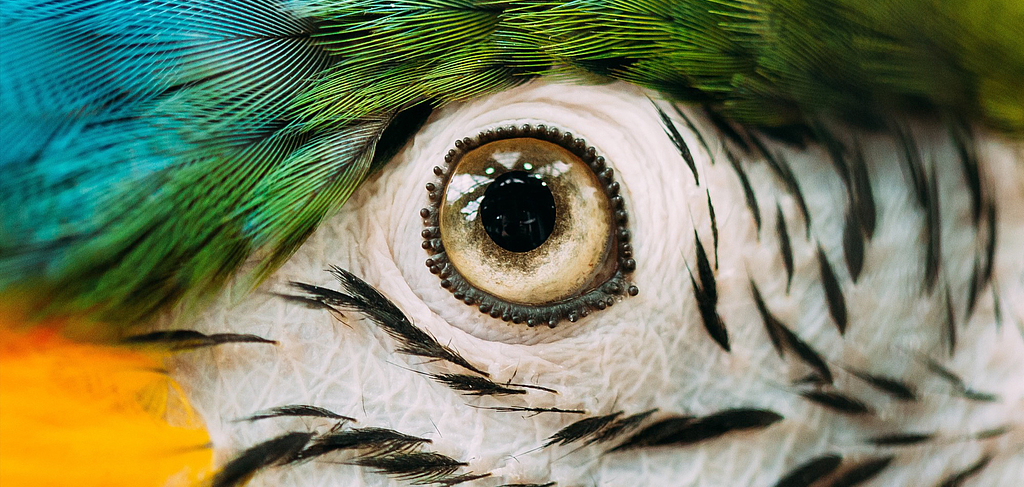
#> input picture Milestone 4. Task 3/milestone4task3_picture.jpeg, 1024 x 487 px
$ python milestone4task3_part1.py
#> lines starting #> are read from the running program, lines starting #| are printed output that depends on the picture
from PIL import Image
import numpy as np
import matplotlib.pyplot as plt

# Load the image provided by the user
image_path = 'milestone4task3_picture.jpeg'
image = Image.open(image_path)
#> image is the input picture: PIL image 1024x487 RGB; mean R, G, B 118.5, 126.6, 98.5

# Convert the image into a NumPy array
image_array = np.array(image)

# Extracting the Red, Green, and Blue channels
red_channel = image_array[:,:,0]
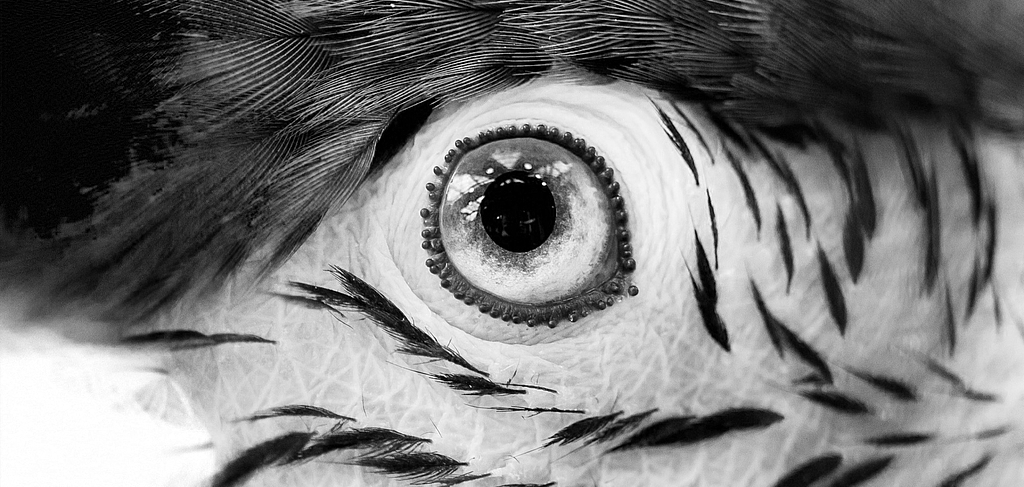
#> red_channel: shape (487, 1024); min 0, max 255, mean 118.5
green_channel = image_array[:,:,1]
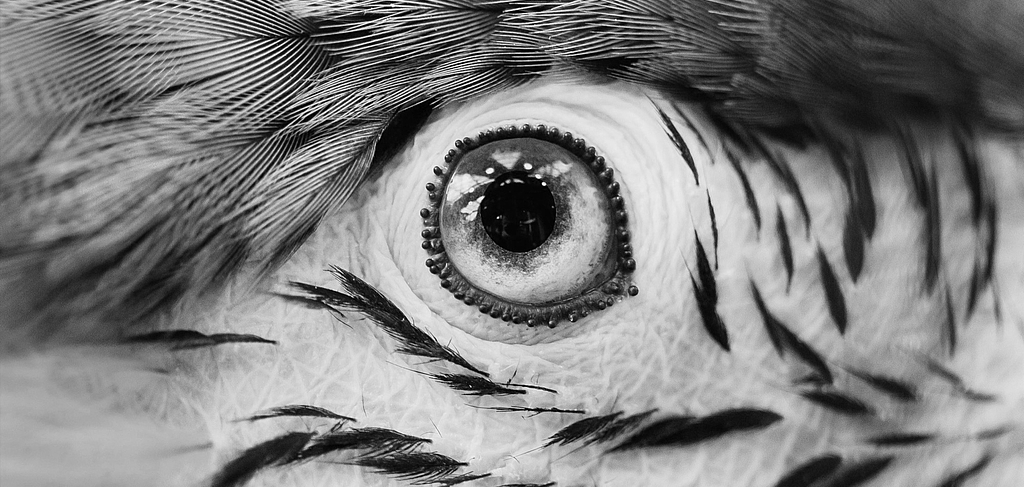
#> green_channel: shape (487, 1024); min 0, max 255, mean 126.6
blue_channel = image_array[:,:,2]
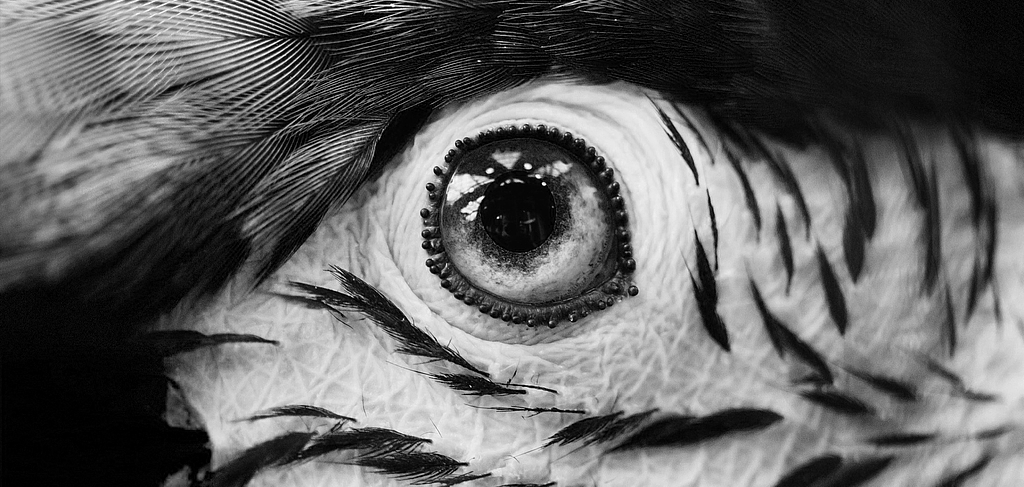
#> blue_channel: shape (487, 1024); min 0, max 255, mean 98.5

# Plotting histograms for each channel
plt.figure(figsize=(12, 4))

# Red Channel Histogram
plt.subplot(1, 3, 1)
plt.hist(red_channel.ravel(), bins=256, color='red', alpha=0.5)
plt.title('Red Channel Histogram')
plt.xlim([0, 256])

# Green Channel Histogram
plt.subplot(1, 3, 2)
plt.hist(green_channel.ravel(), bins=256, color='green', alpha=0.5)
plt.title('Green Channel Histogram')
plt.xlim([0, 256])

# Blue Channel Histogram
plt.subplot(1, 3, 3)
plt.hist(blue_channel.ravel(), bins=256, color='blue', alpha=0.5)
plt.title('Blue Channel Histogram')
plt.xlim([0, 256])

plt.tight_layout()
plt.show()
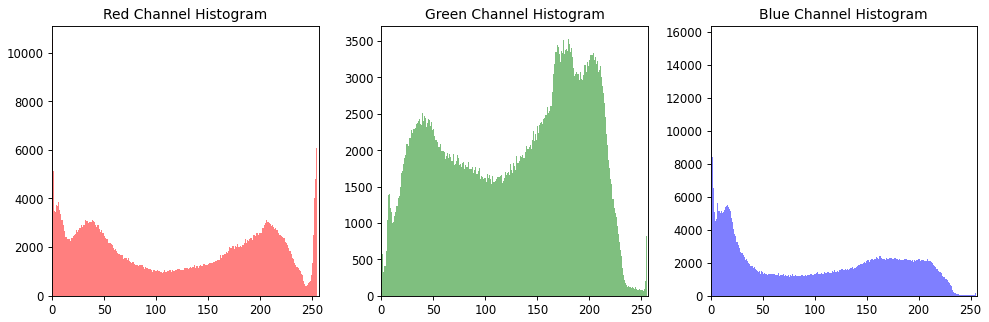
#> figure drawn by matplotlib, 3 panels; panel 1: tallest bar 10576 high, from x = 0 to 0.996; panel 2: tallest bar 3534 high, from x = 179.3 to 180.3; panel 3: tallest bar 15593 high, from x = 0 to 0.996
